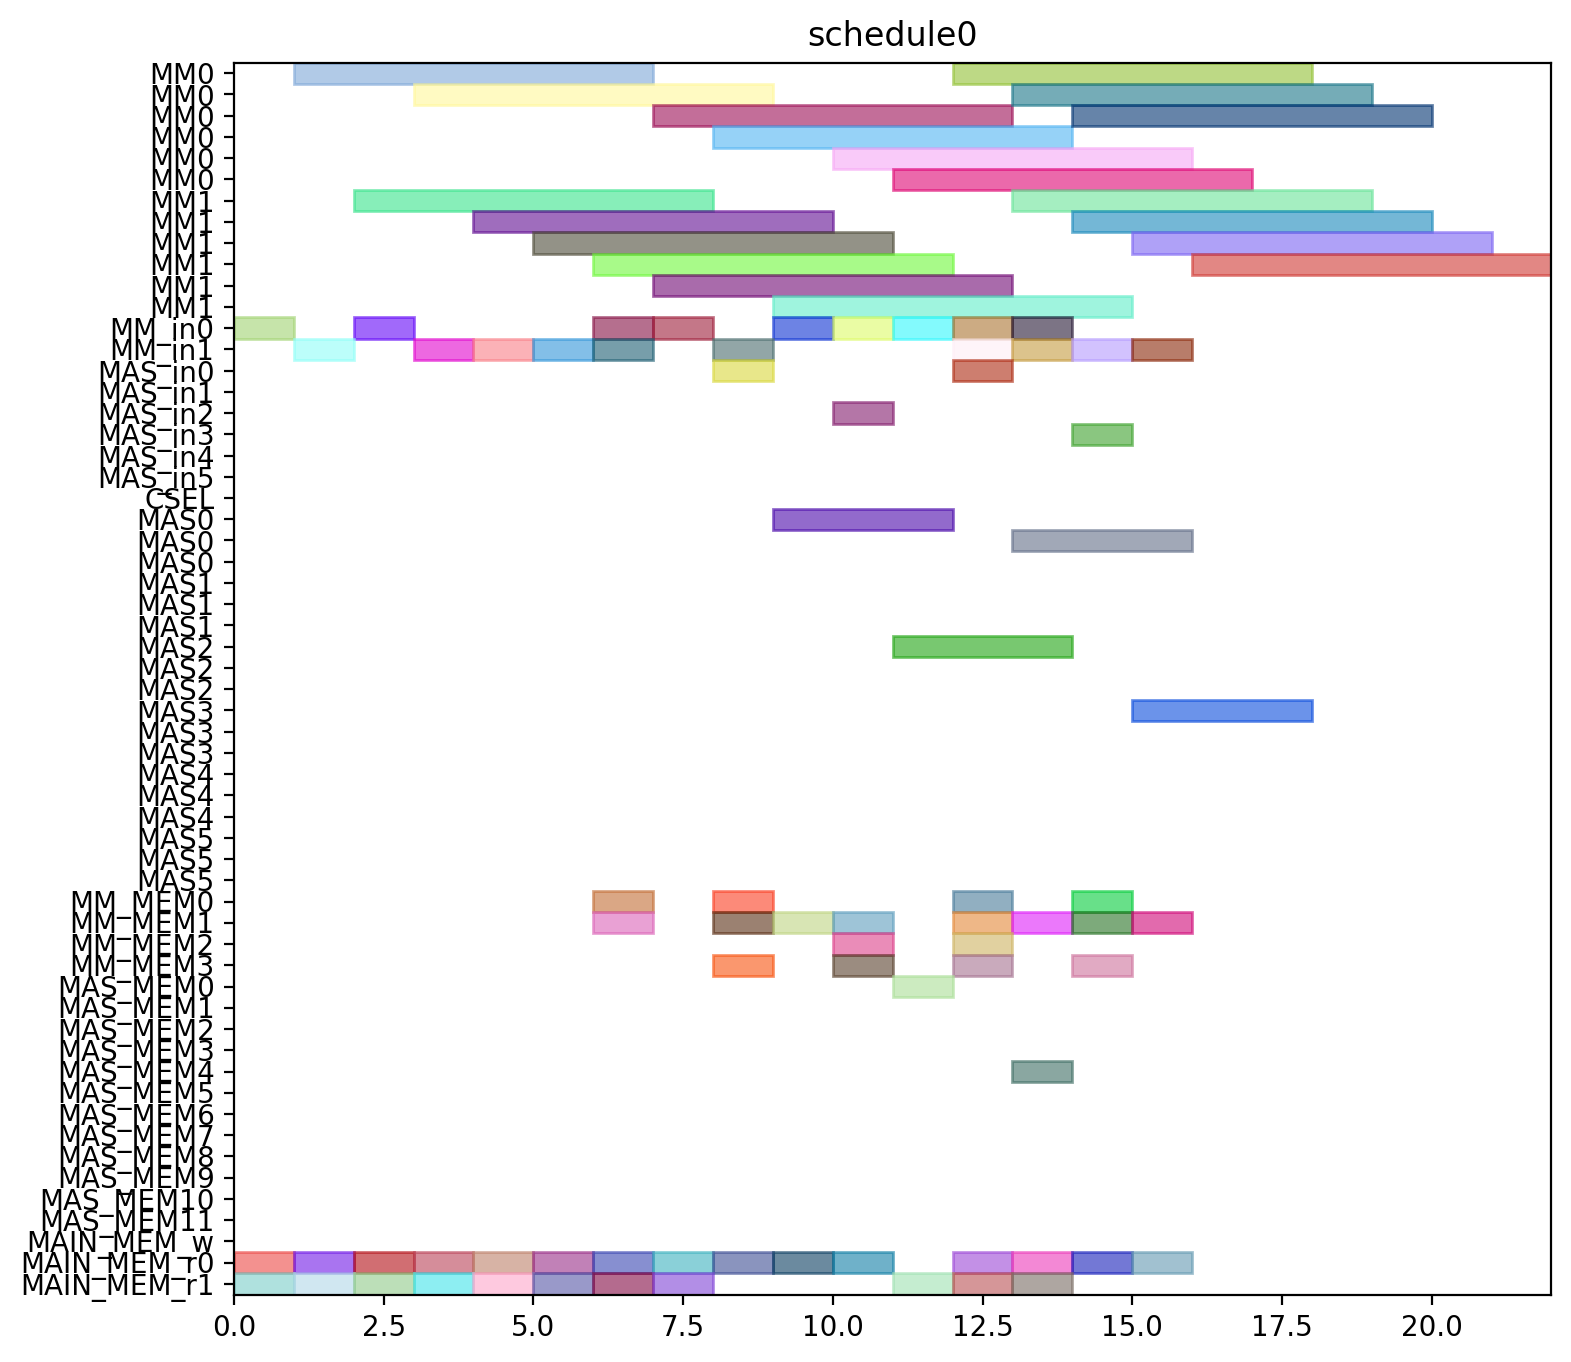

Generate this figure with Python:
from pyschedule import Scenario, solvers, plotters, alt


def solve():
	horizon = 120
	S = Scenario("schedule0", horizon=horizon)

	# resource
	MM = S.Resources('MM', num=2, size=6)
	MM_in = S.Resources('MM_in', num=2)
	MAS_in = S.Resources('MAS_in', num=6)
	CSEL = S.Resource('CSEL')
	MAS = S.Resources('MAS', num=6, size=3, periods=range(1, horizon))
	MM_MEM = S.Resources('MM_MEM', num=4)
	MAS_MEM = S.Resources('MAS_MEM', num=12)
	MAIN_MEM_w = S.Resource('MAIN_MEM_w', size=1)
	MAIN_MEM_r = S.Resources('MAIN_MEM_r', num=2)

	# result of previous scheduling

	# new tasks
	Z_exp2 = S.Task('Z_exp2', length=6, delay_cost=1)
	Z_exp2 += alt(MM)
	Z_exp2_in = S.Task('Z_exp2_in', length=1, delay_cost=1)
	Z_exp2_in += alt(MM_in)
	S += Z_exp2_in*MM_in[0]<=Z_exp2*MM[0]
	S += Z_exp2_in*MM_in[1]<=Z_exp2*MM[1]
	Z_exp2_mem0 = S.Task('Z_exp2_mem0', length=1, delay_cost=1)
	Z_exp2_mem0 += MAIN_MEM_r[0]
	S += Z_exp2_mem0 <= Z_exp2

	Z_exp2_mem1 = S.Task('Z_exp2_mem1', length=1, delay_cost=1)
	Z_exp2_mem1 += MAIN_MEM_r[1]
	S += Z_exp2_mem1 <= Z_exp2

	NX0 = S.Task('NX0', length=6, delay_cost=1)
	NX0 += alt(MM)
	NX0_in = S.Task('NX0_in', length=1, delay_cost=1)
	NX0_in += alt(MM_in)
	S += NX0_in*MM_in[0]<=NX0*MM[0]
	S += NX0_in*MM_in[1]<=NX0*MM[1]
	NX0_mem0 = S.Task('NX0_mem0', length=1, delay_cost=1)
	NX0_mem0 += MAIN_MEM_r[0]
	S += NX0_mem0 <= NX0

	NX0_mem1 = S.Task('NX0_mem1', length=1, delay_cost=1)
	NX0_mem1 += MAIN_MEM_r[1]
	S += NX0_mem1 <= NX0

	k0_10_Z1 = S.Task('k0_10_Z1', length=6, delay_cost=1)
	k0_10_Z1 += alt(MM)
	k0_10_Z1_in = S.Task('k0_10_Z1_in', length=1, delay_cost=1)
	k0_10_Z1_in += alt(MM_in)
	S += k0_10_Z1_in*MM_in[0]<=k0_10_Z1*MM[0]
	S += k0_10_Z1_in*MM_in[1]<=k0_10_Z1*MM[1]
	k0_10_Z1_mem0 = S.Task('k0_10_Z1_mem0', length=1, delay_cost=1)
	k0_10_Z1_mem0 += MAIN_MEM_r[0]
	S += k0_10_Z1_mem0 <= k0_10_Z1

	k0_10_Z1_mem1 = S.Task('k0_10_Z1_mem1', length=1, delay_cost=1)
	k0_10_Z1_mem1 += MAIN_MEM_r[1]
	S += k0_10_Z1_mem1 <= k0_10_Z1

	DX0 = S.Task('DX0', length=6, delay_cost=1)
	DX0 += alt(MM)
	DX0_in = S.Task('DX0_in', length=1, delay_cost=1)
	DX0_in += alt(MM_in)
	S += DX0_in*MM_in[0]<=DX0*MM[0]
	S += DX0_in*MM_in[1]<=DX0*MM[1]
	DX0_mem0 = S.Task('DX0_mem0', length=1, delay_cost=1)
	DX0_mem0 += MAIN_MEM_r[0]
	S += DX0_mem0 <= DX0

	DX0_mem1 = S.Task('DX0_mem1', length=1, delay_cost=1)
	DX0_mem1 += MAIN_MEM_r[1]
	S += DX0_mem1 <= DX0

	NY0 = S.Task('NY0', length=6, delay_cost=1)
	NY0 += alt(MM)
	NY0_in = S.Task('NY0_in', length=1, delay_cost=1)
	NY0_in += alt(MM_in)
	S += NY0_in*MM_in[0]<=NY0*MM[0]
	S += NY0_in*MM_in[1]<=NY0*MM[1]
	NY0_mem0 = S.Task('NY0_mem0', length=1, delay_cost=1)
	NY0_mem0 += MAIN_MEM_r[0]
	S += NY0_mem0 <= NY0

	NY0_mem1 = S.Task('NY0_mem1', length=1, delay_cost=1)
	NY0_mem1 += MAIN_MEM_r[1]
	S += NY0_mem1 <= NY0

	k2_14_Z1 = S.Task('k2_14_Z1', length=6, delay_cost=1)
	k2_14_Z1 += alt(MM)
	k2_14_Z1_in = S.Task('k2_14_Z1_in', length=1, delay_cost=1)
	k2_14_Z1_in += alt(MM_in)
	S += k2_14_Z1_in*MM_in[0]<=k2_14_Z1*MM[0]
	S += k2_14_Z1_in*MM_in[1]<=k2_14_Z1*MM[1]
	k2_14_Z1_mem0 = S.Task('k2_14_Z1_mem0', length=1, delay_cost=1)
	k2_14_Z1_mem0 += MAIN_MEM_r[0]
	S += k2_14_Z1_mem0 <= k2_14_Z1

	k2_14_Z1_mem1 = S.Task('k2_14_Z1_mem1', length=1, delay_cost=1)
	k2_14_Z1_mem1 += MAIN_MEM_r[1]
	S += k2_14_Z1_mem1 <= k2_14_Z1

	DY0 = S.Task('DY0', length=6, delay_cost=1)
	DY0 += alt(MM)
	DY0_in = S.Task('DY0_in', length=1, delay_cost=1)
	DY0_in += alt(MM_in)
	S += DY0_in*MM_in[0]<=DY0*MM[0]
	S += DY0_in*MM_in[1]<=DY0*MM[1]
	DY0_mem0 = S.Task('DY0_mem0', length=1, delay_cost=1)
	DY0_mem0 += MAIN_MEM_r[0]
	S += DY0_mem0 <= DY0

	DY0_mem1 = S.Task('DY0_mem1', length=1, delay_cost=1)
	DY0_mem1 += MAIN_MEM_r[1]
	S += DY0_mem1 <= DY0

	Z_exp3 = S.Task('Z_exp3', length=6, delay_cost=1)
	Z_exp3 += alt(MM)
	Z_exp3_in = S.Task('Z_exp3_in', length=1, delay_cost=1)
	Z_exp3_in += alt(MM_in)
	S += Z_exp3_in*MM_in[0]<=Z_exp3*MM[0]
	S += Z_exp3_in*MM_in[1]<=Z_exp3*MM[1]
	Z_exp3_mem0 = S.Task('Z_exp3_mem0', length=1, delay_cost=1)
	Z_exp3_mem0 += alt(MM_MEM)
	S += (Z_exp2*MM[0])-1 < Z_exp3_mem0*MM_MEM[0]
	S += (Z_exp2*MM[1])-1 < Z_exp3_mem0*MM_MEM[2]
	S += Z_exp3_mem0 <= Z_exp3

	Z_exp3_mem1 = S.Task('Z_exp3_mem1', length=1, delay_cost=1)
	Z_exp3_mem1 += MAIN_MEM_r[1]
	S += Z_exp3_mem1 <= Z_exp3

	NX1_ = S.Task('NX1_', length=3, delay_cost=1)
	NX1_ += alt(MAS)
	NX1__in = S.Task('NX1__in', length=1, delay_cost=1)
	NX1__in += alt(MAS_in)
	S += NX1__in*MAS_in[0]<=NX1_*MAS[0]

	S += NX1__in*MAS_in[1]<=NX1_*MAS[1]

	S += NX1__in*MAS_in[2]<=NX1_*MAS[2]

	S += NX1__in*MAS_in[3]<=NX1_*MAS[3]

	S += NX1__in*MAS_in[4]<=NX1_*MAS[4]

	S += NX1__in*MAS_in[5]<=NX1_*MAS[5]

	NX1__mem0 = S.Task('NX1__mem0', length=1, delay_cost=1)
	NX1__mem0 += alt(MM_MEM)
	S += (NX0*MM[0])-1 < NX1__mem0*MM_MEM[0]
	S += (NX0*MM[1])-1 < NX1__mem0*MM_MEM[2]
	S += NX1__mem0 <= NX1_

	NX1__mem1 = S.Task('NX1__mem1', length=1, delay_cost=1)
	NX1__mem1 += alt(MM_MEM)
	S += (k0_10_Z1*MM[0])-1 < NX1__mem1*MM_MEM[1]
	S += (k0_10_Z1*MM[1])-1 < NX1__mem1*MM_MEM[3]
	S += NX1__mem1 <= NX1_

	k0_9_Z2 = S.Task('k0_9_Z2', length=6, delay_cost=1)
	k0_9_Z2 += alt(MM)
	k0_9_Z2_in = S.Task('k0_9_Z2_in', length=1, delay_cost=1)
	k0_9_Z2_in += alt(MM_in)
	S += k0_9_Z2_in*MM_in[0]<=k0_9_Z2*MM[0]
	S += k0_9_Z2_in*MM_in[1]<=k0_9_Z2*MM[1]
	k0_9_Z2_mem0 = S.Task('k0_9_Z2_mem0', length=1, delay_cost=1)
	k0_9_Z2_mem0 += MAIN_MEM_r[0]
	S += k0_9_Z2_mem0 <= k0_9_Z2

	k0_9_Z2_mem1 = S.Task('k0_9_Z2_mem1', length=1, delay_cost=1)
	k0_9_Z2_mem1 += alt(MM_MEM)
	S += (Z_exp2*MM[0])-1 < k0_9_Z2_mem1*MM_MEM[1]
	S += (Z_exp2*MM[1])-1 < k0_9_Z2_mem1*MM_MEM[3]
	S += k0_9_Z2_mem1 <= k0_9_Z2

	k1_9_Z2 = S.Task('k1_9_Z2', length=6, delay_cost=1)
	k1_9_Z2 += alt(MM)
	k1_9_Z2_in = S.Task('k1_9_Z2_in', length=1, delay_cost=1)
	k1_9_Z2_in += alt(MM_in)
	S += k1_9_Z2_in*MM_in[0]<=k1_9_Z2*MM[0]
	S += k1_9_Z2_in*MM_in[1]<=k1_9_Z2*MM[1]
	k1_9_Z2_mem0 = S.Task('k1_9_Z2_mem0', length=1, delay_cost=1)
	k1_9_Z2_mem0 += MAIN_MEM_r[0]
	S += k1_9_Z2_mem0 <= k1_9_Z2

	k1_9_Z2_mem1 = S.Task('k1_9_Z2_mem1', length=1, delay_cost=1)
	k1_9_Z2_mem1 += alt(MM_MEM)
	S += (Z_exp2*MM[0])-1 < k1_9_Z2_mem1*MM_MEM[1]
	S += (Z_exp2*MM[1])-1 < k1_9_Z2_mem1*MM_MEM[3]
	S += k1_9_Z2_mem1 <= k1_9_Z2

	NY1_ = S.Task('NY1_', length=3, delay_cost=1)
	NY1_ += alt(MAS)
	NY1__in = S.Task('NY1__in', length=1, delay_cost=1)
	NY1__in += alt(MAS_in)
	S += NY1__in*MAS_in[0]<=NY1_*MAS[0]

	S += NY1__in*MAS_in[1]<=NY1_*MAS[1]

	S += NY1__in*MAS_in[2]<=NY1_*MAS[2]

	S += NY1__in*MAS_in[3]<=NY1_*MAS[3]

	S += NY1__in*MAS_in[4]<=NY1_*MAS[4]

	S += NY1__in*MAS_in[5]<=NY1_*MAS[5]

	NY1__mem0 = S.Task('NY1__mem0', length=1, delay_cost=1)
	NY1__mem0 += alt(MM_MEM)
	S += (NY0*MM[0])-1 < NY1__mem0*MM_MEM[0]
	S += (NY0*MM[1])-1 < NY1__mem0*MM_MEM[2]
	S += NY1__mem0 <= NY1_

	NY1__mem1 = S.Task('NY1__mem1', length=1, delay_cost=1)
	NY1__mem1 += alt(MM_MEM)
	S += (k2_14_Z1*MM[0])-1 < NY1__mem1*MM_MEM[1]
	S += (k2_14_Z1*MM[1])-1 < NY1__mem1*MM_MEM[3]
	S += NY1__mem1 <= NY1_

	k2_13_Z2 = S.Task('k2_13_Z2', length=6, delay_cost=1)
	k2_13_Z2 += alt(MM)
	k2_13_Z2_in = S.Task('k2_13_Z2_in', length=1, delay_cost=1)
	k2_13_Z2_in += alt(MM_in)
	S += k2_13_Z2_in*MM_in[0]<=k2_13_Z2*MM[0]
	S += k2_13_Z2_in*MM_in[1]<=k2_13_Z2*MM[1]
	k2_13_Z2_mem0 = S.Task('k2_13_Z2_mem0', length=1, delay_cost=1)
	k2_13_Z2_mem0 += MAIN_MEM_r[0]
	S += k2_13_Z2_mem0 <= k2_13_Z2

	k2_13_Z2_mem1 = S.Task('k2_13_Z2_mem1', length=1, delay_cost=1)
	k2_13_Z2_mem1 += alt(MM_MEM)
	S += (Z_exp2*MM[0])-1 < k2_13_Z2_mem1*MM_MEM[1]
	S += (Z_exp2*MM[1])-1 < k2_13_Z2_mem1*MM_MEM[3]
	S += k2_13_Z2_mem1 <= k2_13_Z2

	k3_14_Z2 = S.Task('k3_14_Z2', length=6, delay_cost=1)
	k3_14_Z2 += alt(MM)
	k3_14_Z2_in = S.Task('k3_14_Z2_in', length=1, delay_cost=1)
	k3_14_Z2_in += alt(MM_in)
	S += k3_14_Z2_in*MM_in[0]<=k3_14_Z2*MM[0]
	S += k3_14_Z2_in*MM_in[1]<=k3_14_Z2*MM[1]
	k3_14_Z2_mem0 = S.Task('k3_14_Z2_mem0', length=1, delay_cost=1)
	k3_14_Z2_mem0 += MAIN_MEM_r[0]
	S += k3_14_Z2_mem0 <= k3_14_Z2

	k3_14_Z2_mem1 = S.Task('k3_14_Z2_mem1', length=1, delay_cost=1)
	k3_14_Z2_mem1 += alt(MM_MEM)
	S += (Z_exp2*MM[0])-1 < k3_14_Z2_mem1*MM_MEM[1]
	S += (Z_exp2*MM[1])-1 < k3_14_Z2_mem1*MM_MEM[3]
	S += k3_14_Z2_mem1 <= k3_14_Z2

	Z_exp4 = S.Task('Z_exp4', length=6, delay_cost=1)
	Z_exp4 += alt(MM)
	Z_exp4_in = S.Task('Z_exp4_in', length=1, delay_cost=1)
	Z_exp4_in += alt(MM_in)
	S += Z_exp4_in*MM_in[0]<=Z_exp4*MM[0]
	S += Z_exp4_in*MM_in[1]<=Z_exp4*MM[1]
	Z_exp4_mem0 = S.Task('Z_exp4_mem0', length=1, delay_cost=1)
	Z_exp4_mem0 += alt(MM_MEM)
	S += (Z_exp3*MM[0])-1 < Z_exp4_mem0*MM_MEM[0]
	S += (Z_exp3*MM[1])-1 < Z_exp4_mem0*MM_MEM[2]
	S += Z_exp4_mem0 <= Z_exp4

	Z_exp4_mem1 = S.Task('Z_exp4_mem1', length=1, delay_cost=1)
	Z_exp4_mem1 += MAIN_MEM_r[1]
	S += Z_exp4_mem1 <= Z_exp4

	NX1 = S.Task('NX1', length=6, delay_cost=1)
	NX1 += alt(MM)
	NX1_in = S.Task('NX1_in', length=1, delay_cost=1)
	NX1_in += alt(MM_in)
	S += NX1_in*MM_in[0]<=NX1*MM[0]
	S += NX1_in*MM_in[1]<=NX1*MM[1]
	NX1_mem0 = S.Task('NX1_mem0', length=1, delay_cost=1)
	NX1_mem0 += alt(MAS_MEM)
	S += (NX1_*MAS[0])-1 < NX1_mem0*MAS_MEM[0]
	S += (NX1_*MAS[1])-1 < NX1_mem0*MAS_MEM[2]
	S += (NX1_*MAS[2])-1 < NX1_mem0*MAS_MEM[4]
	S += (NX1_*MAS[3])-1 < NX1_mem0*MAS_MEM[6]
	S += (NX1_*MAS[4])-1 < NX1_mem0*MAS_MEM[8]
	S += (NX1_*MAS[5])-1 < NX1_mem0*MAS_MEM[10]
	S += NX1_mem0 <= NX1

	NX1_mem1 = S.Task('NX1_mem1', length=1, delay_cost=1)
	NX1_mem1 += MAIN_MEM_r[1]
	S += NX1_mem1 <= NX1

	k0_8_Z3 = S.Task('k0_8_Z3', length=6, delay_cost=1)
	k0_8_Z3 += alt(MM)
	k0_8_Z3_in = S.Task('k0_8_Z3_in', length=1, delay_cost=1)
	k0_8_Z3_in += alt(MM_in)
	S += k0_8_Z3_in*MM_in[0]<=k0_8_Z3*MM[0]
	S += k0_8_Z3_in*MM_in[1]<=k0_8_Z3*MM[1]
	k0_8_Z3_mem0 = S.Task('k0_8_Z3_mem0', length=1, delay_cost=1)
	k0_8_Z3_mem0 += MAIN_MEM_r[0]
	S += k0_8_Z3_mem0 <= k0_8_Z3

	k0_8_Z3_mem1 = S.Task('k0_8_Z3_mem1', length=1, delay_cost=1)
	k0_8_Z3_mem1 += alt(MM_MEM)
	S += (Z_exp3*MM[0])-1 < k0_8_Z3_mem1*MM_MEM[1]
	S += (Z_exp3*MM[1])-1 < k0_8_Z3_mem1*MM_MEM[3]
	S += k0_8_Z3_mem1 <= k0_8_Z3

	DX1_ = S.Task('DX1_', length=3, delay_cost=1)
	DX1_ += alt(MAS)
	DX1__in = S.Task('DX1__in', length=1, delay_cost=1)
	DX1__in += alt(MAS_in)
	S += DX1__in*MAS_in[0]<=DX1_*MAS[0]

	S += DX1__in*MAS_in[1]<=DX1_*MAS[1]

	S += DX1__in*MAS_in[2]<=DX1_*MAS[2]

	S += DX1__in*MAS_in[3]<=DX1_*MAS[3]

	S += DX1__in*MAS_in[4]<=DX1_*MAS[4]

	S += DX1__in*MAS_in[5]<=DX1_*MAS[5]

	DX1__mem0 = S.Task('DX1__mem0', length=1, delay_cost=1)
	DX1__mem0 += alt(MM_MEM)
	S += (DX0*MM[0])-1 < DX1__mem0*MM_MEM[0]
	S += (DX0*MM[1])-1 < DX1__mem0*MM_MEM[2]
	S += DX1__mem0 <= DX1_

	DX1__mem1 = S.Task('DX1__mem1', length=1, delay_cost=1)
	DX1__mem1 += alt(MM_MEM)
	S += (k1_9_Z2*MM[0])-1 < DX1__mem1*MM_MEM[1]
	S += (k1_9_Z2*MM[1])-1 < DX1__mem1*MM_MEM[3]
	S += DX1__mem1 <= DX1_

	k1_8_Z3 = S.Task('k1_8_Z3', length=6, delay_cost=1)
	k1_8_Z3 += alt(MM)
	k1_8_Z3_in = S.Task('k1_8_Z3_in', length=1, delay_cost=1)
	k1_8_Z3_in += alt(MM_in)
	S += k1_8_Z3_in*MM_in[0]<=k1_8_Z3*MM[0]
	S += k1_8_Z3_in*MM_in[1]<=k1_8_Z3*MM[1]
	k1_8_Z3_mem0 = S.Task('k1_8_Z3_mem0', length=1, delay_cost=1)
	k1_8_Z3_mem0 += MAIN_MEM_r[0]
	S += k1_8_Z3_mem0 <= k1_8_Z3

	k1_8_Z3_mem1 = S.Task('k1_8_Z3_mem1', length=1, delay_cost=1)
	k1_8_Z3_mem1 += alt(MM_MEM)
	S += (Z_exp3*MM[0])-1 < k1_8_Z3_mem1*MM_MEM[1]
	S += (Z_exp3*MM[1])-1 < k1_8_Z3_mem1*MM_MEM[3]
	S += k1_8_Z3_mem1 <= k1_8_Z3

	NY1 = S.Task('NY1', length=6, delay_cost=1)
	NY1 += alt(MM)
	NY1_in = S.Task('NY1_in', length=1, delay_cost=1)
	NY1_in += alt(MM_in)
	S += NY1_in*MM_in[0]<=NY1*MM[0]
	S += NY1_in*MM_in[1]<=NY1*MM[1]
	NY1_mem0 = S.Task('NY1_mem0', length=1, delay_cost=1)
	NY1_mem0 += alt(MAS_MEM)
	S += (NY1_*MAS[0])-1 < NY1_mem0*MAS_MEM[0]
	S += (NY1_*MAS[1])-1 < NY1_mem0*MAS_MEM[2]
	S += (NY1_*MAS[2])-1 < NY1_mem0*MAS_MEM[4]
	S += (NY1_*MAS[3])-1 < NY1_mem0*MAS_MEM[6]
	S += (NY1_*MAS[4])-1 < NY1_mem0*MAS_MEM[8]
	S += (NY1_*MAS[5])-1 < NY1_mem0*MAS_MEM[10]
	S += NY1_mem0 <= NY1

	NY1_mem1 = S.Task('NY1_mem1', length=1, delay_cost=1)
	NY1_mem1 += MAIN_MEM_r[1]
	S += NY1_mem1 <= NY1

	k2_12_Z3 = S.Task('k2_12_Z3', length=6, delay_cost=1)
	k2_12_Z3 += alt(MM)
	k2_12_Z3_in = S.Task('k2_12_Z3_in', length=1, delay_cost=1)
	k2_12_Z3_in += alt(MM_in)
	S += k2_12_Z3_in*MM_in[0]<=k2_12_Z3*MM[0]
	S += k2_12_Z3_in*MM_in[1]<=k2_12_Z3*MM[1]
	k2_12_Z3_mem0 = S.Task('k2_12_Z3_mem0', length=1, delay_cost=1)
	k2_12_Z3_mem0 += MAIN_MEM_r[0]
	S += k2_12_Z3_mem0 <= k2_12_Z3

	k2_12_Z3_mem1 = S.Task('k2_12_Z3_mem1', length=1, delay_cost=1)
	k2_12_Z3_mem1 += alt(MM_MEM)
	S += (Z_exp3*MM[0])-1 < k2_12_Z3_mem1*MM_MEM[1]
	S += (Z_exp3*MM[1])-1 < k2_12_Z3_mem1*MM_MEM[3]
	S += k2_12_Z3_mem1 <= k2_12_Z3

	DY1_ = S.Task('DY1_', length=3, delay_cost=1)
	DY1_ += alt(MAS)
	DY1__in = S.Task('DY1__in', length=1, delay_cost=1)
	DY1__in += alt(MAS_in)
	S += DY1__in*MAS_in[0]<=DY1_*MAS[0]

	S += DY1__in*MAS_in[1]<=DY1_*MAS[1]

	S += DY1__in*MAS_in[2]<=DY1_*MAS[2]

	S += DY1__in*MAS_in[3]<=DY1_*MAS[3]

	S += DY1__in*MAS_in[4]<=DY1_*MAS[4]

	S += DY1__in*MAS_in[5]<=DY1_*MAS[5]

	DY1__mem0 = S.Task('DY1__mem0', length=1, delay_cost=1)
	DY1__mem0 += alt(MM_MEM)
	S += (DY0*MM[0])-1 < DY1__mem0*MM_MEM[0]
	S += (DY0*MM[1])-1 < DY1__mem0*MM_MEM[2]
	S += DY1__mem0 <= DY1_

	DY1__mem1 = S.Task('DY1__mem1', length=1, delay_cost=1)
	DY1__mem1 += alt(MM_MEM)
	S += (k3_14_Z2*MM[0])-1 < DY1__mem1*MM_MEM[1]
	S += (k3_14_Z2*MM[1])-1 < DY1__mem1*MM_MEM[3]
	S += DY1__mem1 <= DY1_

	k3_13_Z3 = S.Task('k3_13_Z3', length=6, delay_cost=1)
	k3_13_Z3 += alt(MM)
	k3_13_Z3_in = S.Task('k3_13_Z3_in', length=1, delay_cost=1)
	k3_13_Z3_in += alt(MM_in)
	S += k3_13_Z3_in*MM_in[0]<=k3_13_Z3*MM[0]
	S += k3_13_Z3_in*MM_in[1]<=k3_13_Z3*MM[1]
	k3_13_Z3_mem0 = S.Task('k3_13_Z3_mem0', length=1, delay_cost=1)
	k3_13_Z3_mem0 += MAIN_MEM_r[0]
	S += k3_13_Z3_mem0 <= k3_13_Z3

	k3_13_Z3_mem1 = S.Task('k3_13_Z3_mem1', length=1, delay_cost=1)
	k3_13_Z3_mem1 += alt(MM_MEM)
	S += (Z_exp3*MM[0])-1 < k3_13_Z3_mem1*MM_MEM[1]
	S += (Z_exp3*MM[1])-1 < k3_13_Z3_mem1*MM_MEM[3]
	S += k3_13_Z3_mem1 <= k3_13_Z3

	solvers.mip.solve(S,msg=1,kind='CPLEX',ratio_gap=1.01)

	solution = [['hoge']*len(S.solution()[1]) for i in range(len(S.solution()))]
	for i in range(len(S.solution())):
		for j in range(len(S.solution()[i])):
			solution[i][j]=str(S.solution()[i][j])
	print(solution)

	cycles = int(solution[-1][3])

	pic_file_name = "/mnt/rose/usr1/fukuda/ABE/multiRAM_multiMAS_16mux/scheduling_result/stage6MM2_stage3MAS6/ISOGENY/schedule0.png"
	if(S.solution() != []):
		plotters.matplotlib.plot(S,img_filename=pic_file_name, show_task_labels=False, fig_size=(cycles*0.25+3, 8))

	return solution
